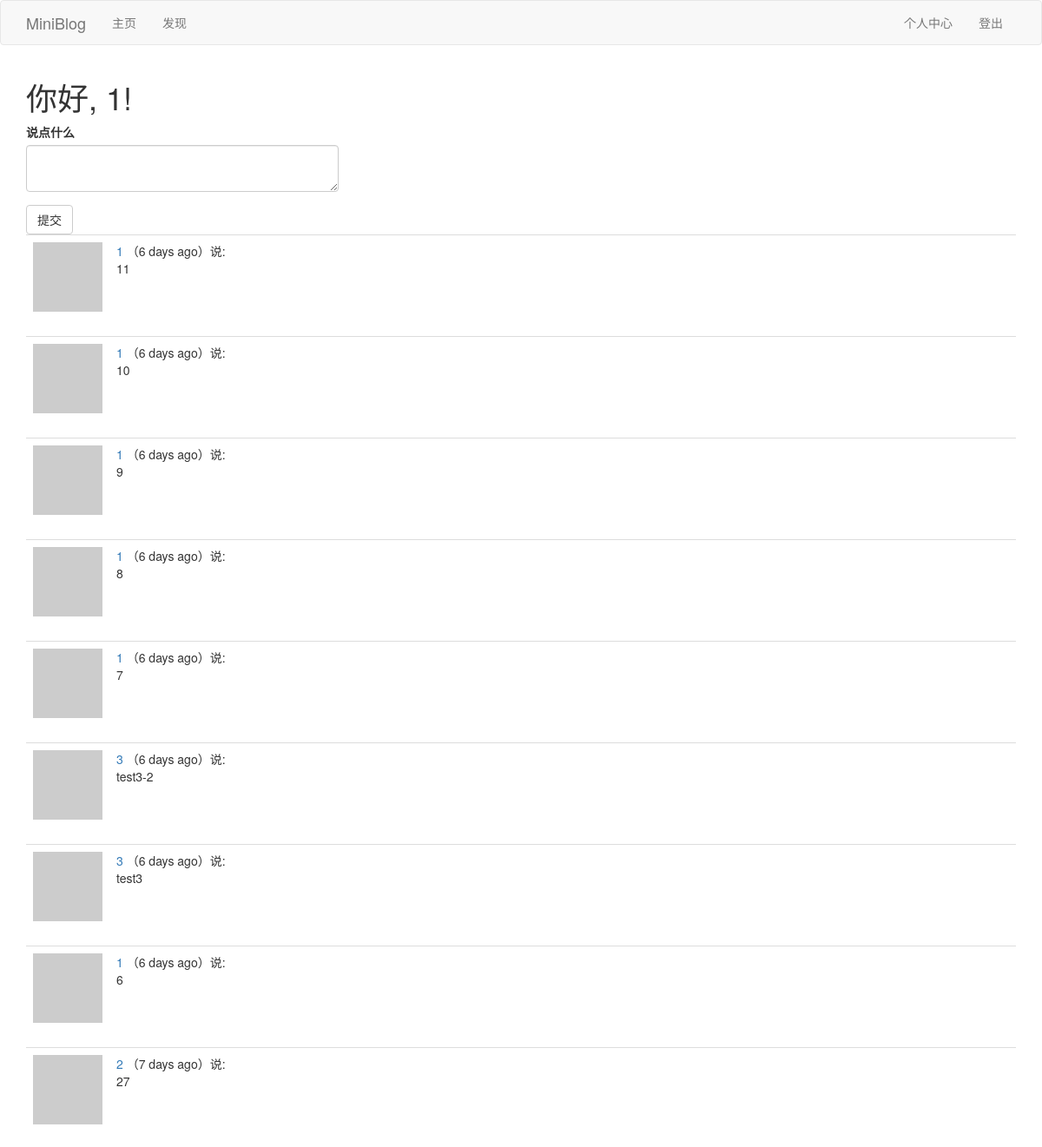
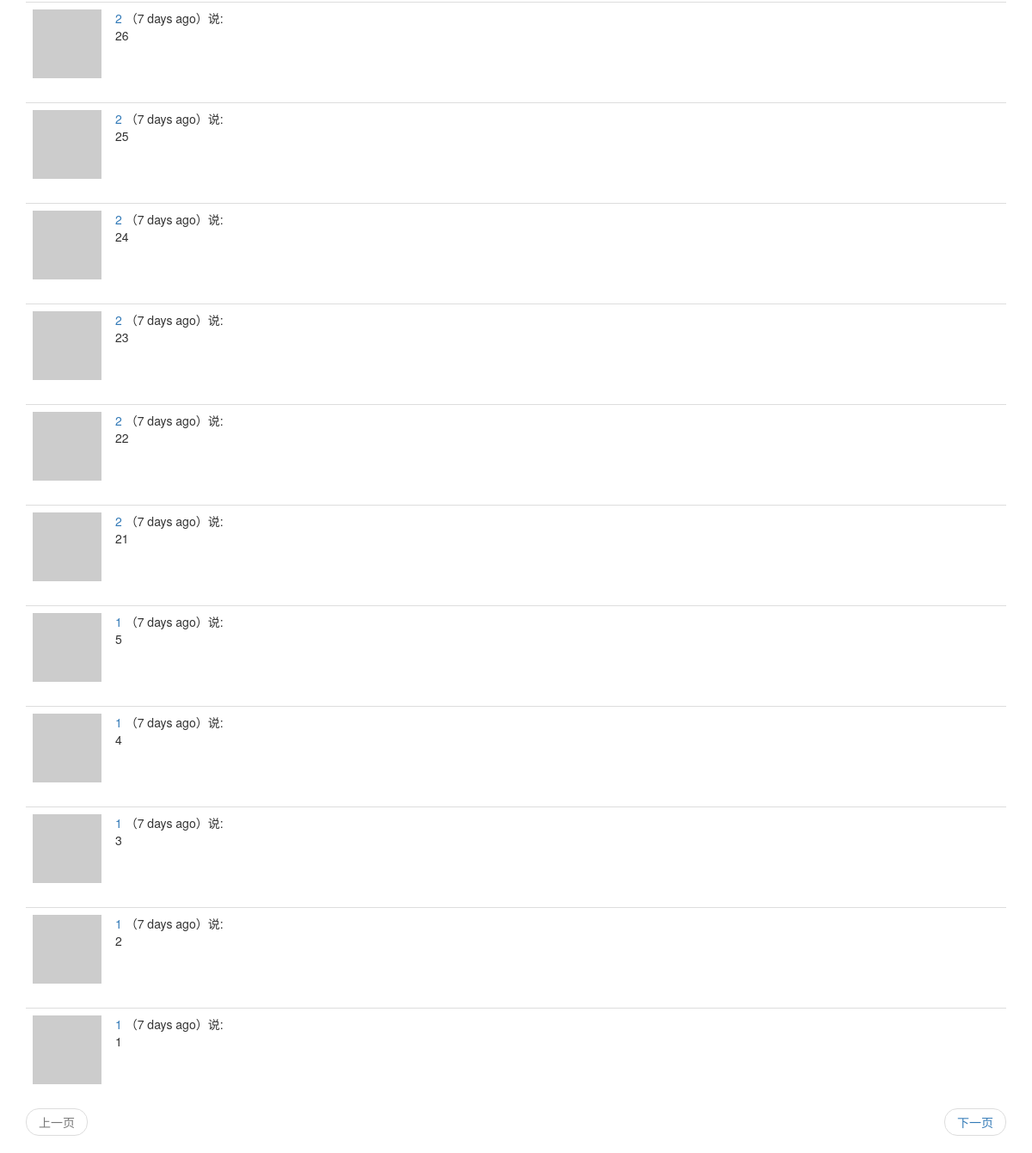
The app's page /index (signed in) with its own data (2 pictures, top to bottom).
### app/models.py (models this page shows, shortened)
class User(UserMixin,db.Model):
	__tablename__ = 'user'
	id = db.Column(db.Integer,primary_key=True)
	username = db.Column(db.String(64),index=True,unique=True)
	email = db.Column(db.String(64),index=True,unique=True)
	password_hash = db.Column(db.String(128))
	posts = db.relationship('Post',backref='author',lazy='dynamic')
	about_me = db.Column(db.String(140))
	last_seen = db.Column(db.DateTime,default=datetime.utcnow)
	def __repr__(self):
		return '<User {}'.format(self.username)
	__str__ = __repr__
	def avatar(self,size):
		digest = md5(self.email.lower().encode('utf-8')).hexdigest()
		return r'https://www.gravatar.com/avatar/{}?d=identicon&s={}'.format(digest,size)
	thumbed = db.relationship('Post',secondary=thumb_ups,
		primaryjoin=(thumb_ups.c.thumbers_id == id),
		secondaryjoin=(thumb_ups.c.thumbed_id == id),
		backref=db.backref('thumbers',lazy='dynamic'),lazy='dynamic'
		)
	followed = db.relationship('User',secondary=followers,
		primaryjoin=(followers.c.follower_id == id),
		secondaryjoin=(followers.c.followed_id == id),
		backref=db.backref('followers',lazy='dynamic'),lazy='dynamic'
		)
	def followed_posts(self):
		followed = Post.query.join(
			followers,(followers.c.followed_id == Post.user_id)).filter(
				followers.c.follower_id == self.id)
		own = Post.query.filter_by(user_id=self.id)
		return followed.union(own).order_by(Post.timestamp.desc())

class Post(db.Model):
	__tablename__ = 'post'
	id = db.Column(db.Integer, primary_key=True)
	body = db.Column(db.String(140))
	timestamp = db.Column(db.DateTime, index=True, default=datetime.utcnow)
	user_id = db.Column(db.Integer, db.ForeignKey('user.id'))
	language = db.Column(db.String(5))

### app/main/views.py (the view, shortened to what this page needs)
@bp.route('/',methods=['GET', 'POST'])
@bp.route('/index',methods=['GET', 'POST'])
@login_required
def index():
	form = PostForm()
	page = request.args.get('page',1,type=int)
	posts = current_user.followed_posts().paginate(
		page,current_app.config['POSTS_PER_PAGE'],False)
	next_url = url_for('main.index',page=posts.next_num) if posts.has_next else None
	prev_url = url_for('main.index',page=posts.prev_num) if posts.has_prev else None
	return render_template('index.html', posts=posts.items,form=form,next_url=next_url,prev_url=prev_url)

### app/main/forms.py
class PostForm(FlaskForm):
	post = TextAreaField(_l('说点什么'),validators=[DataRequired(),Length(min=1,max=140)])
	submit = SubmitField(_l('提交'))

### app/main/views.py (called while the page is built)
@bp.before_app_request
def before_request():
	if current_user.is_authenticated:
		current_user.last_seen = datetime.utcnow()
		db.session.commit()
	g.locale = str(get_locale())

### app/models.py (called while the page is built)
@login.user_loader
def load_user(id):
	return User.query.get(int(id))

### app/main/templates/index.html
{% extends "base.html" %}
{% import 'bootstrap/wtf.html' as wtf %}
{% block app_content %}
    <h1>{{_("你好")}}, {{ current_user.username }}!</h1>
    {% if form %}
        <div class="row">
            <div class="col-md-4">
                {{ wtf.quick_form(form) }}
            </div>
        </div>
    {% endif %}
    {% for post in posts %}
        {% include "_post.html" %}
    {% endfor %}
    {% include "_pagination.html" %}
{% endblock %}

### app/main/templates/_post.html (shortened to what this page needs)
    <table class="table table-hover">
        <tr>
            <td width="70px">
                <a href="{{ url_for('main.user', username=post.author.username) }}">
                    <img src="{{ post.author.avatar(70) }}" />
                </a>
            </td>
            <td>
                <a href="{{ url_for('main.user', username=post.author.username) }}">
                    {{ post.author.username }}
                </a>
                （{{ moment(post.timestamp).fromNow() }}）{{_('说')}}:
                <br>
                <span id="post{{post.id}}">{{ post.body }}</span>
            </td>
        </tr>
    </table>

### records on screen
User: username "1"
Post: author.username "1", timestamp "6 days ago", body "11"
Post: author.username "1", timestamp "6 days ago", body "10"
Post: author.username "1", timestamp "6 days ago", body "9"
Post: author.username "1", timestamp "6 days ago", body "8"
Post: author.username "1", timestamp "6 days ago", body "7"
Post: author.username "3", timestamp "6 days ago", body "test3-2"
Post: author.username "3", timestamp "6 days ago", body "test3"
Post: author.username "1", timestamp "6 days ago", body "6"
Post: author.username "2", timestamp "7 days ago", body "27"
Post: author.username "2", timestamp "7 days ago", body "26"
Post: author.username "2", timestamp "7 days ago", body "25"
Post: author.username "2", timestamp "7 days ago", body "24"
Post: author.username "2", timestamp "7 days ago", body "23"
Post: author.username "2", timestamp "7 days ago", body "22"
Post: author.username "2", timestamp "7 days ago", body "21"
Post: author.username "1", timestamp "7 days ago", body "5"
Post: author.username "1", timestamp "7 days ago", body "4"
Post: author.username "1", timestamp "7 days ago", body "3"
Post: author.username "1", timestamp "7 days ago", body "2"
Post: author.username "1", timestamp "7 days ago", body "1"
